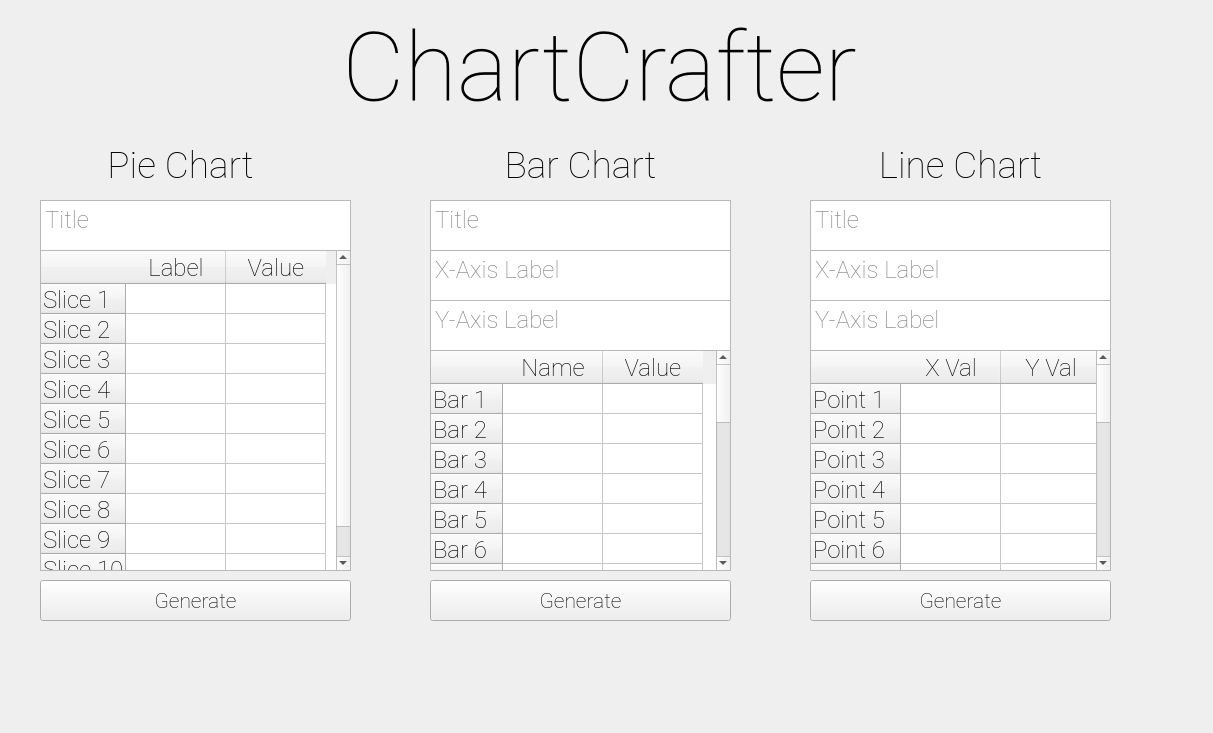
<?xml version="1.0" encoding="UTF-8"?>
<ui version="4.0">
 <class>charts</class>
 <widget class="QMainWindow" name="charts">
  <property name="geometry">
   <rect>
    <x>0</x>
    <y>0</y>
    <width>1213</width>
    <height>733</height>
   </rect>
  </property>
  <property name="sizePolicy">
   <sizepolicy hsizetype="Preferred" vsizetype="Preferred">
    <horstretch>0</horstretch>
    <verstretch>0</verstretch>
   </sizepolicy>
  </property>
  <property name="windowTitle">
   <string>ChartCrafter</string>
  </property>
  <widget class="QWidget" name="centralWidget">
   <widget class="QLabel" name="txtTitle">
    <property name="geometry">
     <rect>
      <x>320</x>
      <y>10</y>
      <width>559</width>
      <height>115</height>
     </rect>
    </property>
    <property name="font">
     <font>
      <family>Roboto Thin</family>
      <pointsize>72</pointsize>
     </font>
    </property>
    <property name="text">
     <string>ChartCrafter</string>
    </property>
    <property name="alignment">
     <set>Qt::AlignCenter</set>
    </property>
   </widget>
   <widget class="QTableWidget" name="tblBarChart">
    <property name="geometry">
     <rect>
      <x>430</x>
      <y>350</y>
      <width>301</width>
      <height>221</height>
     </rect>
    </property>
    <property name="font">
     <font>
      <family>Roboto Thin</family>
      <pointsize>18</pointsize>
     </font>
    </property>
    <property name="verticalScrollBarPolicy">
     <enum>Qt::ScrollBarAsNeeded</enum>
    </property>
    <property name="horizontalScrollBarPolicy">
     <enum>Qt::ScrollBarAlwaysOff</enum>
    </property>
    <row>
     <property name="text">
      <string>Bar 1</string>
     </property>
    </row>
    <row>
     <property name="text">
      <string>Bar 2</string>
     </property>
    </row>
    <row>
     <property name="text">
      <string>Bar 3</string>
     </property>
    </row>
    <row>
     <property name="text">
      <string>Bar 4</string>
     </property>
    </row>
    <row>
     <property name="text">
      <string>Bar 5</string>
     </property>
    </row>
    <row>
     <property name="text">
      <string>Bar 6</string>
     </property>
    </row>
    <row>
     <property name="text">
      <string>Bar 7</string>
     </property>
    </row>
    <row>
     <property name="text">
      <string>Bar 8</string>
     </property>
    </row>
    <row>
     <property name="text">
      <string>Bar 9</string>
     </property>
    </row>
    <row>
     <property name="text">
      <string>Bar 10</string>
     </property>
    </row>
    <row>
     <property name="text">
      <string>Bar 11</string>
     </property>
    </row>
    <row>
     <property name="text">
      <string>Bar 12</string>
     </property>
    </row>
    <row>
     <property name="text">
      <string>Bar 13</string>
     </property>
    </row>
    <row>
     <property name="text">
      <string>Bar 14</string>
     </property>
    </row>
    <row>
     <property name="text">
      <string>Bar 15</string>
     </property>
    </row>
    <row>
     <property name="text">
      <string>Bar 16</string>
     </property>
    </row>
    <row>
     <property name="text">
      <string>Bar 17</string>
     </property>
    </row>
    <row>
     <property name="text">
      <string>Bar 18</string>
     </property>
    </row>
    <row>
     <property name="text">
      <string>Bar 19</string>
     </property>
    </row>
    <row>
     <property name="text">
      <string>Bar 20</string>
     </property>
    </row>
    <column>
     <property name="text">
      <string>Name</string>
     </property>
    </column>
    <column>
     <property name="text">
      <string>Value</string>
     </property>
    </column>
   </widget>
   <widget class="QPushButton" name="btnBarChart">
    <property name="geometry">
     <rect>
      <x>430</x>
      <y>580</y>
      <width>301</width>
      <height>41</height>
     </rect>
    </property>
    <property name="font">
     <font>
      <family>Roboto Thin</family>
      <pointsize>16</pointsize>
     </font>
    </property>
    <property name="text">
     <string>Generate</string>
    </property>
   </widget>
   <widget class="QTextEdit" name="txtBarChartTitle">
    <property name="geometry">
     <rect>
      <x>430</x>
      <y>200</y>
      <width>301</width>
      <height>51</height>
     </rect>
    </property>
    <property name="font">
     <font>
      <family>Roboto Thin</family>
      <pointsize>18</pointsize>
     </font>
    </property>
    <property name="verticalScrollBarPolicy">
     <enum>Qt::ScrollBarAlwaysOff</enum>
    </property>
    <property name="horizontalScrollBarPolicy">
     <enum>Qt::ScrollBarAlwaysOff</enum>
    </property>
    <property name="html">
     <string>&lt;!DOCTYPE HTML PUBLIC &quot;-//W3C//DTD HTML 4.0//EN&quot; &quot;http://www.w3.org/TR/REC-html40/strict.dtd&quot;&gt;
&lt;html&gt;&lt;head&gt;&lt;meta name=&quot;qrichtext&quot; content=&quot;1&quot; /&gt;&lt;style type=&quot;text/css&quot;&gt;
p, li { white-space: pre-wrap; }
&lt;/style&gt;&lt;/head&gt;&lt;body style=&quot; font-family:'Roboto Thin'; font-size:18pt; font-weight:400; font-style:normal;&quot;&gt;
&lt;p style=&quot;-qt-paragraph-type:empty; margin-top:0px; margin-bottom:0px; margin-left:0px; margin-right:0px; -qt-block-indent:0; text-indent:0px;&quot;&gt;&lt;br /&gt;&lt;/p&gt;&lt;/body&gt;&lt;/html&gt;</string>
    </property>
    <property name="placeholderText">
     <string>Title</string>
    </property>
   </widget>
   <widget class="QPushButton" name="btnPieChart">
    <property name="geometry">
     <rect>
      <x>40</x>
      <y>580</y>
      <width>311</width>
      <height>41</height>
     </rect>
    </property>
    <property name="font">
     <font>
      <family>Roboto Thin</family>
      <pointsize>16</pointsize>
     </font>
    </property>
    <property name="text">
     <string>Generate</string>
    </property>
   </widget>
   <widget class="QTextEdit" name="txtPieChartTitle">
    <property name="geometry">
     <rect>
      <x>40</x>
      <y>200</y>
      <width>311</width>
      <height>51</height>
     </rect>
    </property>
    <property name="font">
     <font>
      <family>Roboto Thin</family>
      <pointsize>18</pointsize>
     </font>
    </property>
    <property name="verticalScrollBarPolicy">
     <enum>Qt::ScrollBarAlwaysOff</enum>
    </property>
    <property name="horizontalScrollBarPolicy">
     <enum>Qt::ScrollBarAlwaysOff</enum>
    </property>
    <property name="html">
     <string>&lt;!DOCTYPE HTML PUBLIC &quot;-//W3C//DTD HTML 4.0//EN&quot; &quot;http://www.w3.org/TR/REC-html40/strict.dtd&quot;&gt;
&lt;html&gt;&lt;head&gt;&lt;meta name=&quot;qrichtext&quot; content=&quot;1&quot; /&gt;&lt;style type=&quot;text/css&quot;&gt;
p, li { white-space: pre-wrap; }
&lt;/style&gt;&lt;/head&gt;&lt;body style=&quot; font-family:'Roboto Thin'; font-size:18pt; font-weight:400; font-style:normal;&quot;&gt;
&lt;p style=&quot;-qt-paragraph-type:empty; margin-top:0px; margin-bottom:0px; margin-left:0px; margin-right:0px; -qt-block-indent:0; text-indent:0px;&quot;&gt;&lt;br /&gt;&lt;/p&gt;&lt;/body&gt;&lt;/html&gt;</string>
    </property>
    <property name="placeholderText">
     <string>Title</string>
    </property>
   </widget>
   <widget class="QTableWidget" name="tblPieChart">
    <property name="geometry">
     <rect>
      <x>40</x>
      <y>250</y>
      <width>311</width>
      <height>321</height>
     </rect>
    </property>
    <property name="font">
     <font>
      <family>Roboto Thin</family>
      <pointsize>18</pointsize>
     </font>
    </property>
    <property name="verticalScrollBarPolicy">
     <enum>Qt::ScrollBarAsNeeded</enum>
    </property>
    <property name="horizontalScrollBarPolicy">
     <enum>Qt::ScrollBarAlwaysOff</enum>
    </property>
    <row>
     <property name="text">
      <string>Slice 1</string>
     </property>
    </row>
    <row>
     <property name="text">
      <string>Slice 2</string>
     </property>
    </row>
    <row>
     <property name="text">
      <string>Slice 3</string>
     </property>
    </row>
    <row>
     <property name="text">
      <string>Slice 4</string>
     </property>
    </row>
    <row>
     <property name="text">
      <string>Slice 5</string>
     </property>
    </row>
    <row>
     <property name="text">
      <string>Slice 6</string>
     </property>
    </row>
    <row>
     <property name="text">
      <string>Slice 7</string>
     </property>
    </row>
    <row>
     <property name="text">
      <string>Slice 8</string>
     </property>
    </row>
    <row>
     <property name="text">
      <string>Slice 9</string>
     </property>
    </row>
    <row>
     <property name="text">
      <string>Slice 10</string>
     </property>
    </row>
    <column>
     <property name="text">
      <string>Label</string>
     </property>
    </column>
    <column>
     <property name="text">
      <string>Value</string>
     </property>
    </column>
   </widget>
   <widget class="QLabel" name="txtBarChartLabel">
    <property name="geometry">
     <rect>
      <x>500</x>
      <y>150</y>
      <width>161</width>
      <height>31</height>
     </rect>
    </property>
    <property name="font">
     <font>
      <family>Roboto Thin</family>
      <pointsize>28</pointsize>
     </font>
    </property>
    <property name="text">
     <string>Bar Chart</string>
    </property>
    <property name="alignment">
     <set>Qt::AlignCenter</set>
    </property>
   </widget>
   <widget class="QLabel" name="txtPieChartLabel">
    <property name="geometry">
     <rect>
      <x>100</x>
      <y>150</y>
      <width>161</width>
      <height>31</height>
     </rect>
    </property>
    <property name="font">
     <font>
      <family>Roboto Thin</family>
      <pointsize>28</pointsize>
     </font>
    </property>
    <property name="text">
     <string>Pie Chart</string>
    </property>
    <property name="alignment">
     <set>Qt::AlignCenter</set>
    </property>
   </widget>
   <widget class="QPushButton" name="btnLineChart">
    <property name="geometry">
     <rect>
      <x>810</x>
      <y>580</y>
      <width>301</width>
      <height>41</height>
     </rect>
    </property>
    <property name="font">
     <font>
      <family>Roboto Thin</family>
      <pointsize>16</pointsize>
     </font>
    </property>
    <property name="text">
     <string>Generate</string>
    </property>
   </widget>
   <widget class="QLabel" name="txtLineChart">
    <property name="geometry">
     <rect>
      <x>880</x>
      <y>150</y>
      <width>161</width>
      <height>31</height>
     </rect>
    </property>
    <property name="font">
     <font>
      <family>Roboto Thin</family>
      <pointsize>28</pointsize>
     </font>
    </property>
    <property name="text">
     <string>Line Chart</string>
    </property>
    <property name="alignment">
     <set>Qt::AlignCenter</set>
    </property>
   </widget>
   <widget class="QTextEdit" name="txtLineChartTitle">
    <property name="geometry">
     <rect>
      <x>810</x>
      <y>200</y>
      <width>301</width>
      <height>51</height>
     </rect>
    </property>
    <property name="font">
     <font>
      <family>Roboto Thin</family>
      <pointsize>18</pointsize>
     </font>
    </property>
    <property name="verticalScrollBarPolicy">
     <enum>Qt::ScrollBarAlwaysOff</enum>
    </property>
    <property name="horizontalScrollBarPolicy">
     <enum>Qt::ScrollBarAlwaysOff</enum>
    </property>
    <property name="html">
     <string>&lt;!DOCTYPE HTML PUBLIC &quot;-//W3C//DTD HTML 4.0//EN&quot; &quot;http://www.w3.org/TR/REC-html40/strict.dtd&quot;&gt;
&lt;html&gt;&lt;head&gt;&lt;meta name=&quot;qrichtext&quot; content=&quot;1&quot; /&gt;&lt;style type=&quot;text/css&quot;&gt;
p, li { white-space: pre-wrap; }
&lt;/style&gt;&lt;/head&gt;&lt;body style=&quot; font-family:'Roboto Thin'; font-size:18pt; font-weight:400; font-style:normal;&quot;&gt;
&lt;p style=&quot;-qt-paragraph-type:empty; margin-top:0px; margin-bottom:0px; margin-left:0px; margin-right:0px; -qt-block-indent:0; text-indent:0px;&quot;&gt;&lt;br /&gt;&lt;/p&gt;&lt;/body&gt;&lt;/html&gt;</string>
    </property>
    <property name="placeholderText">
     <string>Title</string>
    </property>
   </widget>
   <widget class="QTableWidget" name="tblLineChart">
    <property name="geometry">
     <rect>
      <x>810</x>
      <y>350</y>
      <width>301</width>
      <height>221</height>
     </rect>
    </property>
    <property name="font">
     <font>
      <family>Roboto Thin</family>
      <pointsize>18</pointsize>
     </font>
    </property>
    <property name="verticalScrollBarPolicy">
     <enum>Qt::ScrollBarAsNeeded</enum>
    </property>
    <property name="horizontalScrollBarPolicy">
     <enum>Qt::ScrollBarAlwaysOff</enum>
    </property>
    <row>
     <property name="text">
      <string>Point 1</string>
     </property>
    </row>
    <row>
     <property name="text">
      <string>Point 2</string>
     </property>
    </row>
    <row>
     <property name="text">
      <string>Point 3</string>
     </property>
    </row>
    <row>
     <property name="text">
      <string>Point 4</string>
     </property>
    </row>
    <row>
     <property name="text">
      <string>Point 5</string>
     </property>
    </row>
    <row>
     <property name="text">
      <string>Point 6</string>
     </property>
    </row>
    <row>
     <property name="text">
      <string>Point 7</string>
     </property>
    </row>
    <row>
     <property name="text">
      <string>Point 8</string>
     </property>
    </row>
    <row>
     <property name="text">
      <string>Point 9</string>
     </property>
    </row>
    <row>
     <property name="text">
      <string>Point 10</string>
     </property>
    </row>
    <row>
     <property name="text">
      <string>Point 11</string>
     </property>
    </row>
    <row>
     <property name="text">
      <string>Point 12</string>
     </property>
    </row>
    <row>
     <property name="text">
      <string>Point 13</string>
     </property>
    </row>
    <row>
     <property name="text">
      <string>Point 14</string>
     </property>
    </row>
    <row>
     <property name="text">
      <string>Point 15</string>
     </property>
    </row>
    <row>
     <property name="text">
      <string>Point 16</string>
     </property>
    </row>
    <row>
     <property name="text">
      <string>Point 17</string>
     </property>
    </row>
    <row>
     <property name="text">
      <string>Point 18</string>
     </property>
    </row>
    <row>
     <property name="text">
      <string>Point 19</string>
     </property>
    </row>
    <row>
     <property name="text">
      <string>Point 20</string>
     </property>
    </row>
    <column>
     <property name="text">
      <string>X Val</string>
     </property>
    </column>
    <column>
     <property name="text">
      <string>Y Val</string>
     </property>
    </column>
   </widget>
   <widget class="QTextEdit" name="txtBarChartLabelX">
    <property name="geometry">
     <rect>
      <x>430</x>
      <y>250</y>
      <width>301</width>
      <height>51</height>
     </rect>
    </property>
    <property name="font">
     <font>
      <family>Roboto Thin</family>
      <pointsize>18</pointsize>
     </font>
    </property>
    <property name="verticalScrollBarPolicy">
     <enum>Qt::ScrollBarAlwaysOff</enum>
    </property>
    <property name="horizontalScrollBarPolicy">
     <enum>Qt::ScrollBarAlwaysOff</enum>
    </property>
    <property name="html">
     <string>&lt;!DOCTYPE HTML PUBLIC &quot;-//W3C//DTD HTML 4.0//EN&quot; &quot;http://www.w3.org/TR/REC-html40/strict.dtd&quot;&gt;
&lt;html&gt;&lt;head&gt;&lt;meta name=&quot;qrichtext&quot; content=&quot;1&quot; /&gt;&lt;style type=&quot;text/css&quot;&gt;
p, li { white-space: pre-wrap; }
&lt;/style&gt;&lt;/head&gt;&lt;body style=&quot; font-family:'Roboto Thin'; font-size:18pt; font-weight:400; font-style:normal;&quot;&gt;
&lt;p style=&quot;-qt-paragraph-type:empty; margin-top:0px; margin-bottom:0px; margin-left:0px; margin-right:0px; -qt-block-indent:0; text-indent:0px;&quot;&gt;&lt;br /&gt;&lt;/p&gt;&lt;/body&gt;&lt;/html&gt;</string>
    </property>
    <property name="placeholderText">
     <string>X-Axis Label</string>
    </property>
   </widget>
   <widget class="QTextEdit" name="txtBarChartLabelY">
    <property name="geometry">
     <rect>
      <x>430</x>
      <y>300</y>
      <width>301</width>
      <height>51</height>
     </rect>
    </property>
    <property name="font">
     <font>
      <family>Roboto Thin</family>
      <pointsize>18</pointsize>
     </font>
    </property>
    <property name="verticalScrollBarPolicy">
     <enum>Qt::ScrollBarAlwaysOff</enum>
    </property>
    <property name="horizontalScrollBarPolicy">
     <enum>Qt::ScrollBarAlwaysOff</enum>
    </property>
    <property name="html">
     <string>&lt;!DOCTYPE HTML PUBLIC &quot;-//W3C//DTD HTML 4.0//EN&quot; &quot;http://www.w3.org/TR/REC-html40/strict.dtd&quot;&gt;
&lt;html&gt;&lt;head&gt;&lt;meta name=&quot;qrichtext&quot; content=&quot;1&quot; /&gt;&lt;style type=&quot;text/css&quot;&gt;
p, li { white-space: pre-wrap; }
&lt;/style&gt;&lt;/head&gt;&lt;body style=&quot; font-family:'Roboto Thin'; font-size:18pt; font-weight:400; font-style:normal;&quot;&gt;
&lt;p style=&quot;-qt-paragraph-type:empty; margin-top:0px; margin-bottom:0px; margin-left:0px; margin-right:0px; -qt-block-indent:0; text-indent:0px;&quot;&gt;&lt;br /&gt;&lt;/p&gt;&lt;/body&gt;&lt;/html&gt;</string>
    </property>
    <property name="placeholderText">
     <string>Y-Axis Label</string>
    </property>
   </widget>
   <widget class="QTextEdit" name="txtLineChartLabelX">
    <property name="geometry">
     <rect>
      <x>810</x>
      <y>250</y>
      <width>301</width>
      <height>51</height>
     </rect>
    </property>
    <property name="font">
     <font>
      <family>Roboto Thin</family>
      <pointsize>18</pointsize>
     </font>
    </property>
    <property name="verticalScrollBarPolicy">
     <enum>Qt::ScrollBarAlwaysOff</enum>
    </property>
    <property name="horizontalScrollBarPolicy">
     <enum>Qt::ScrollBarAlwaysOff</enum>
    </property>
    <property name="html">
     <string>&lt;!DOCTYPE HTML PUBLIC &quot;-//W3C//DTD HTML 4.0//EN&quot; &quot;http://www.w3.org/TR/REC-html40/strict.dtd&quot;&gt;
&lt;html&gt;&lt;head&gt;&lt;meta name=&quot;qrichtext&quot; content=&quot;1&quot; /&gt;&lt;style type=&quot;text/css&quot;&gt;
p, li { white-space: pre-wrap; }
&lt;/style&gt;&lt;/head&gt;&lt;body style=&quot; font-family:'Roboto Thin'; font-size:18pt; font-weight:400; font-style:normal;&quot;&gt;
&lt;p style=&quot;-qt-paragraph-type:empty; margin-top:0px; margin-bottom:0px; margin-left:0px; margin-right:0px; -qt-block-indent:0; text-indent:0px;&quot;&gt;&lt;br /&gt;&lt;/p&gt;&lt;/body&gt;&lt;/html&gt;</string>
    </property>
    <property name="placeholderText">
     <string>X-Axis Label</string>
    </property>
   </widget>
   <widget class="QTextEdit" name="txtLineChartLabelY">
    <property name="geometry">
     <rect>
      <x>810</x>
      <y>300</y>
      <width>301</width>
      <height>51</height>
     </rect>
    </property>
    <property name="font">
     <font>
      <family>Roboto Thin</family>
      <pointsize>18</pointsize>
     </font>
    </property>
    <property name="verticalScrollBarPolicy">
     <enum>Qt::ScrollBarAlwaysOff</enum>
    </property>
    <property name="horizontalScrollBarPolicy">
     <enum>Qt::ScrollBarAlwaysOff</enum>
    </property>
    <property name="html">
     <string>&lt;!DOCTYPE HTML PUBLIC &quot;-//W3C//DTD HTML 4.0//EN&quot; &quot;http://www.w3.org/TR/REC-html40/strict.dtd&quot;&gt;
&lt;html&gt;&lt;head&gt;&lt;meta name=&quot;qrichtext&quot; content=&quot;1&quot; /&gt;&lt;style type=&quot;text/css&quot;&gt;
p, li { white-space: pre-wrap; }
&lt;/style&gt;&lt;/head&gt;&lt;body style=&quot; font-family:'Roboto Thin'; font-size:18pt; font-weight:400; font-style:normal;&quot;&gt;
&lt;p style=&quot;-qt-paragraph-type:empty; margin-top:0px; margin-bottom:0px; margin-left:0px; margin-right:0px; -qt-block-indent:0; text-indent:0px;&quot;&gt;&lt;br /&gt;&lt;/p&gt;&lt;/body&gt;&lt;/html&gt;</string>
    </property>
    <property name="placeholderText">
     <string>Y-Axis Label</string>
    </property>
   </widget>
  </widget>
  <widget class="QMenuBar" name="menuBar">
   <property name="geometry">
    <rect>
     <x>0</x>
     <y>0</y>
     <width>1213</width>
     <height>21</height>
    </rect>
   </property>
  </widget>
  <widget class="QStatusBar" name="statusBar">
   <property name="sizeGripEnabled">
    <bool>false</bool>
   </property>
  </widget>
 </widget>
 <layoutdefault spacing="6" margin="11"/>
 <resources/>
 <connections/>
</ui>
